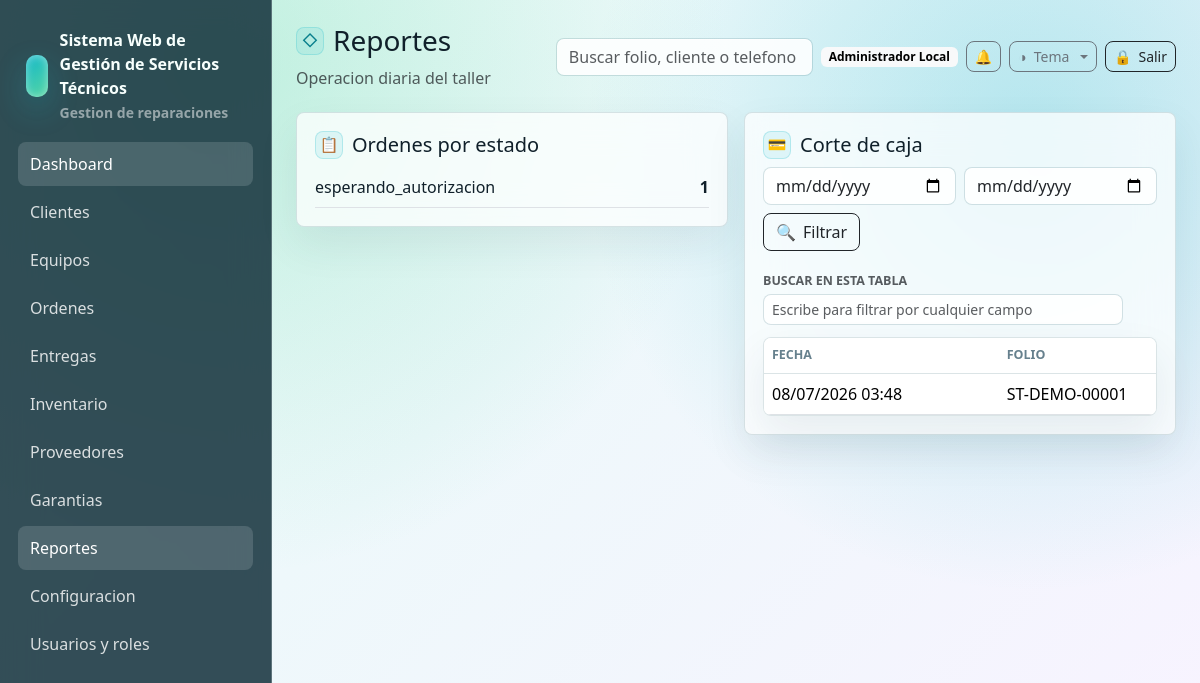
/reportes (signed in), run on the app's committed database.
### tables this page shows
CREATE TABLE users (
    id INT UNSIGNED AUTO_INCREMENT PRIMARY KEY,
    name VARCHAR(160) NOT NULL,
    email VARCHAR(190) NOT NULL UNIQUE,
    password VARCHAR(255) NOT NULL,
    phone VARCHAR(40) NULL,
    status ENUM('activo','inactivo','bloqueado') NOT NULL DEFAULT 'activo',
    last_login_at DATETIME NULL,
    created_at DATETIME NOT NULL DEFAULT CURRENT_TIMESTAMP,
    updated_at DATETIME NULL ON UPDATE CURRENT_TIMESTAMP,
    deleted_at DATETIME NULL
);

CREATE TABLE pagos (
    id INT UNSIGNED AUTO_INCREMENT PRIMARY KEY,
    orden_id INT UNSIGNED NOT NULL,
    monto DECIMAL(12,2) NOT NULL,
    metodo ENUM('efectivo','transferencia','tarjeta','otro') NOT NULL DEFAULT 'efectivo',
    referencia VARCHAR(160) NULL,
    usuario_id INT UNSIGNED NOT NULL,
    notas TEXT NULL,
    comprobante_archivo_id INT UNSIGNED NULL,
    estado ENUM('activo','cancelado') NOT NULL DEFAULT 'activo',
    motivo_cancelacion TEXT NULL,
    cancelado_por INT UNSIGNED NULL,
    cancelado_at DATETIME NULL,
    created_at DATETIME NOT NULL DEFAULT CURRENT_TIMESTAMP,
    updated_at DATETIME NULL ON UPDATE CURRENT_TIMESTAMP,
    CONSTRAINT fk_pago_orden FOREIGN KEY (orden_id) REFERENCES ordenes_servicio(id) ON DELETE CASCADE,
    CONSTRAINT fk_pago_user FOREIGN KEY (usuario_id) REFERENCES users(id),
    INDEX idx_pago_fecha (created_at),
    INDEX idx_pago_usuario (usuario_id)
);

CREATE TABLE ordenes_servicio (
    id INT UNSIGNED AUTO_INCREMENT PRIMARY KEY,
    folio VARCHAR(60) NOT NULL UNIQUE,
    cliente_id INT UNSIGNED NOT NULL,
    equipo_id INT UNSIGNED NOT NULL,
    tecnico_id INT UNSIGNED NULL,
    recibido_por INT UNSIGNED NOT NULL,
    tipo_servicio VARCHAR(120) NOT NULL,
    falla_reportada TEXT NOT NULL,
    diagnostico_inicial TEXT NULL,
    prioridad ENUM('baja','normal','alta','urgente') NOT NULL DEFAULT 'normal',
    estado ENUM('recibida','en_revision','diagnosticada','esperando_autorizacion','autorizada','rechazada','en_reparacion','esperando_refaccion','reparada','no_reparable','lista_para_entrega','entregada','cancelada','garantia') NOT NULL DEFAULT 'recibida',
    fecha_recepcion DATETIME NOT NULL DEFAULT CURRENT_TIMESTAMP,
    fecha_estimada_entrega DATETIME NULL,
    fecha_real_entrega DATETIME NULL,
    costo_estimado DECIMAL(12,2) NOT NULL DEFAULT 0,
    costo_final DECIMAL(12,2) NOT NULL DEFAULT 0,
    anticipo DECIMAL(12,2) NOT NULL DEFAULT 0,
    saldo_pendiente DECIMAL(12,2) NOT NULL DEFAULT 0,
    garantia_ofrecida VARCHAR(160) NULL,
    observaciones_internas TEXT NULL,
    observaciones_cliente TEXT NULL,
    codigo_entrega VARCHAR(80) NULL UNIQUE,
    ubicacion_actual VARCHAR(120) NOT NULL DEFAULT 'Recepcion',
    token_publico VARCHAR(120) NOT NULL,
    firma_recepcion TEXT NULL,
    firma_entrega TEXT NULL,
    created_at DATETIME NOT NULL DEFAULT CURRENT_TIMESTAMP,
    updated_at DATETIME NULL ON UPDATE CURRENT_TIMESTAMP,
    deleted_at DATETIME NULL,
    CONSTRAINT fk_orden_cliente FOREIGN KEY (cliente_id) REFERENCES clientes(id),
    CONSTRAINT fk_orden_equipo FOREIGN KEY (equipo_id) REFERENCES equipos(id),
    CONSTRAINT fk_orden_tecnico FOREIGN KEY (tecnico_id) REFERENCES users(id) ON DELETE SET NULL,
    CONSTRAINT fk_orden_recibido FOREIGN KEY (recibido_por) REFERENCES users(id),
    INDEX idx_orden_folio (folio),
    INDEX idx_orden_cliente (cliente_id),
    INDEX idx_orden_equipo (equipo_id),
    INDEX idx_orden_estado (estado),
    INDEX idx_orden_codigo_entrega (codigo_entrega),
    INDEX idx_orden_tecnico (tecnico_id),
    INDEX idx_orden_fecha (fecha_recepcion)
);

### resources/views/reportes/index.php (the view)
<div class="row g-3">
    <div class="col-lg-6">
        <div class="glass-card">
            <h2 class="h5" data-icon="&#128203;">Ordenes por estado</h2>
            <?php foreach ($dashboard['por_estado'] as $row): ?>
                <div class="d-flex justify-content-between border-bottom py-2">
                    <span><?= e($row['estado']) ?></span>
                    <strong><?= e($row['total']) ?></strong>
                </div>
            <?php endforeach; ?>
        </div>
    </div>
    <div class="col-lg-6">
        <div class="glass-card">
            <h2 class="h5" data-icon="&#128179;">Corte de caja</h2>
            <form class="row g-2 mb-3">
                <div class="col"><input class="form-control" type="date" name="inicio" value="<?= e($_GET['inicio'] ?? '') ?>"></div>
                <div class="col"><input class="form-control" type="date" name="fin" value="<?= e($_GET['fin'] ?? '') ?>"></div>
                <div class="col-auto"><button class="btn btn-outline-dark" data-icon="&#128269;">Filtrar</button></div>
            </form>
            <div class="table-wrap">
                <table class="table">
                    <thead><tr><th>Fecha</th><th>Folio</th><th>Metodo</th><th>Monto</th></tr></thead>
                    <tbody>
                    <?php foreach ($pagos as $pago): ?>
                        <tr><td><?= e(fechaHumana($pago['created_at'])) ?></td><td><?= e($pago['folio']) ?></td><td><?= e($pago['metodo']) ?></td><td><?= e(formatearMoneda((float) $pago['monto'])) ?></td></tr>
                    <?php endforeach; ?>
                    </tbody>
                </table>
            </div>
        </div>
    </div>
</div>

### app/Core/Router.php (shortened to what the rows shown need)
<?php
final class Router
{
    private array $routes = [];
    private function add(string $method, string $path, callable|array $handler): void
    {
        $pattern = preg_replace('#\{([a-zA-Z_][a-zA-Z0-9_]*)\}#', '(?P<$1>[^/]+)', $path);
        $this->routes[] = [
            'method' => $method,
            'path' => $path,
            'pattern' => '#^' . $pattern . '$#',
            'handler' => $handler,
        ];
    }
    public function dispatch(Request $request): void
    {
        foreach ($this->routes as $route) {
            if ($route['method'] !== $request->method()) {
                continue;
            }
            if (preg_match($route['pattern'], $request->path(), $matches)) {
                $params = array_filter($matches, 'is_string', ARRAY_FILTER_USE_KEY);
                $handler = $route['handler'];
                if (is_array($handler)) {
                    [$class, $method] = $handler;
                    $controller = new $class();
                    $controller->{$method}($request, ...array_values($params));
                    return;
                }
                return;
            }
        }
    }
}

### resources/views/layouts/app.php (shortened to what the rows shown need)
<?php
$user = Auth::user();
$appConfig = require BASE_PATH . '/config/app.php';
$systemName = (string) ($appConfig['name'] ?? 'Servicio Tecnico');
$businessLogo = '';
try {
    $cfg = new ConfiguracionService();
    $systemName = trim((string) $cfg->get('sistema.nombre', $systemName)) ?: $systemName;
    $businessLogo = config_asset_src((string) $cfg->get('negocio.logo_url', ''));
} catch (Throwable) {
    $businessLogo = '';
}
?>
<!doctype html>
<html lang="es">
<head>
    <link href="https://cdn.jsdelivr.net/npm/bootstrap@5.3.3/dist/css/bootstrap.min.css" rel="stylesheet">
    <link href="<?= e(asset('css/app.css') . '?v=20260707-btns') ?>" rel="stylesheet">
    <link href="<?= e(asset('css/themes/crystal.css')) ?>" rel="stylesheet">
    <link href="<?= e(asset('css/themes/dark.css') . '?v=20260614-selects') ?>" rel="stylesheet">
    <link href="<?= e(asset('css/themes/live.css')) ?>" rel="stylesheet">
    <link href="<?= e(asset('css/themes/blueprint.css') . '?v=20260707-btns') ?>" rel="stylesheet">
</head>
<body>
<div class="app-shell">
    <aside class="sidebar" id="app-sidebar">
        <div class="brand">
            <?php if ($businessLogo !== ''): ?>
                <img class="brand-logo" src="<?= e($businessLogo) ?>" alt="<?= e($systemName) ?>">
            <?php else: ?>
                <div class="brand-mark"></div>
            <?php endif; ?>
            <div>
                <div><?= e($systemName) ?></div>
                <small class="text-white-50">Gestion de reparaciones</small>
            </div>
        </div>
        <nav class="nav flex-column">
            <a class="nav-link <?= e(is_active('/')) ?>" href="<?= e(url('/')) ?>">Dashboard</a>
            <a class="nav-link <?= e(is_active('/clientes')) ?>" href="<?= e(url('/clientes')) ?>">Clientes</a>
            <a class="nav-link <?= e(is_active('/equipos')) ?>" href="<?= e(url('/equipos')) ?>">Equipos</a>
            <a class="nav-link <?= e(is_active('/ordenes')) ?>" href="<?= e(url('/ordenes')) ?>">Ordenes</a>
            <a class="nav-link <?= e(is_active('/entregas')) ?>" href="<?= e(url('/entregas')) ?>">Entregas</a>
            <a class="nav-link <?= e(is_active('/inventario')) ?>" href="<?= e(url('/inventario')) ?>">Inventario</a>
            <a class="nav-link <?= e(is_active('/proveedores')) ?>" href="<?= e(url('/proveedores')) ?>">Proveedores</a>
            <a class="nav-link <?= e(is_active('/garantias')) ?>" href="<?= e(url('/garantias')) ?>">Garantias</a>
            <a class="nav-link <?= e(is_active('/reportes')) ?>" href="<?= e(url('/reportes')) ?>">Reportes</a>
            <a class="nav-link <?= e(is_active('/configuracion')) ?>" href="<?= e(url('/configuracion')) ?>">Configuracion</a>
            <a class="nav-link <?= e(is_active('/usuarios')) ?>" href="<?= e(url('/usuarios')) ?>">Usuarios y roles</a>
        </nav>
    </aside>
    <main class="main">
        <header class="topbar">
            <div class="topbar-title">
                <h1 class="h3 mb-1" data-icon="&#9671;"><?= e($title ?? '') ?></h1>
                <div class="text-muted">Operacion diaria del taller</div>
            </div>
            <div class="d-flex align-items-center gap-2 topbar-actions">
                <form class="d-none d-md-block" action="<?= e(url('/ordenes')) ?>">
                    <input class="form-control" name="q" placeholder="Buscar folio, cliente o telefono">
                </form>
                <span class="badge text-bg-light topbar-user"><?= e($user['name'] ?? 'Usuario') ?></span>
                <div class="dropdown">
                    <button class="btn btn-outline-secondary btn-sm notif-bell" type="button" data-bs-toggle="dropdown" aria-expanded="false" aria-label="Notificaciones">
                        &#128276;
                    </button>
                </div>
                <div class="dropdown theme-switcher">
                    <button class="btn btn-outline-secondary btn-sm dropdown-toggle" type="button" data-bs-toggle="dropdown" aria-expanded="false" aria-label="Tema" data-icon="&#9681;"><span class="btn-label">Tema</span></button>
                </div>
                <form method="post" action="<?= e(url('/logout')) ?>">
                    <button class="btn btn-outline-dark btn-sm" aria-label="Salir" data-icon="&#128274;"><span class="btn-label">Salir</span></button>
                </form>
            </div>
        </header>
        <?= $content ?>
    </main>
</div>
</body>
</html>

### data on the page
users: name "Administrador Local"
pagos: created_at "08/07/2026 03:48", orden.folio "ST-DEMO-00001"

### other printed values
$systemName "Sistema Web de Gestión de Servicios Técnicos"
$row['estado'] "esperando_autorizacion"
$row['total'] "1"
